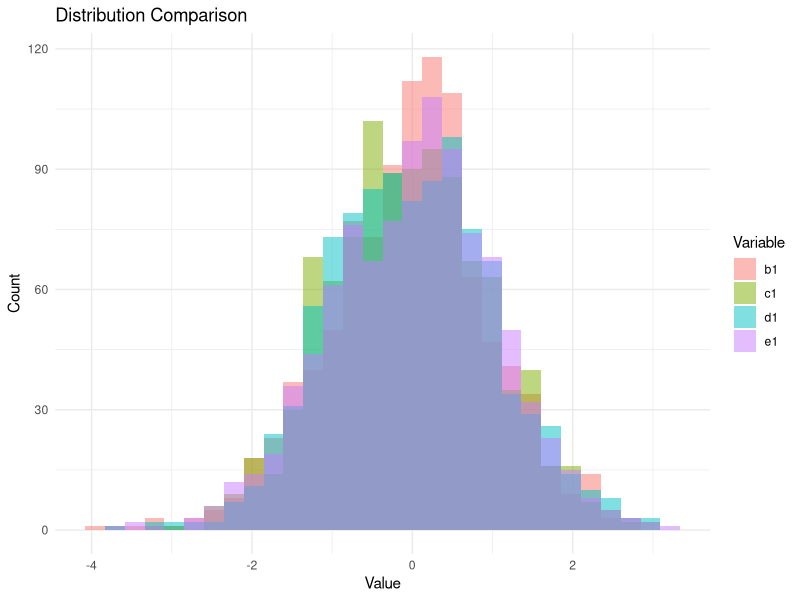

Source code (R):


### Add
library(ggplot2)
library(tidyr)

d1 <- rnorm(1000,0,1)
b1 <- rnorm(1000,0,1)
c1 <- rnorm(1000,0,1)
e1 <- rnorm(1000,0,1)

# Combine into a dataframe
df <- data.frame(d1 = d1, b1 = b1, c1 = c1, e1 = e1)

# Pivot to long format for ggplot
df_long <- pivot_longer(df, cols = everything(), names_to = "variable", values_to = "value")

# Compare distributions with overlaid histograms
ggplot(df_long, aes(x = value, fill = variable)) +
  geom_histogram(alpha = 0.5, position = "identity", bins = 30) +
  labs(title = "Distribution Comparison", x = "Value", y = "Count", fill = "Variable") +
  theme_minimal()

